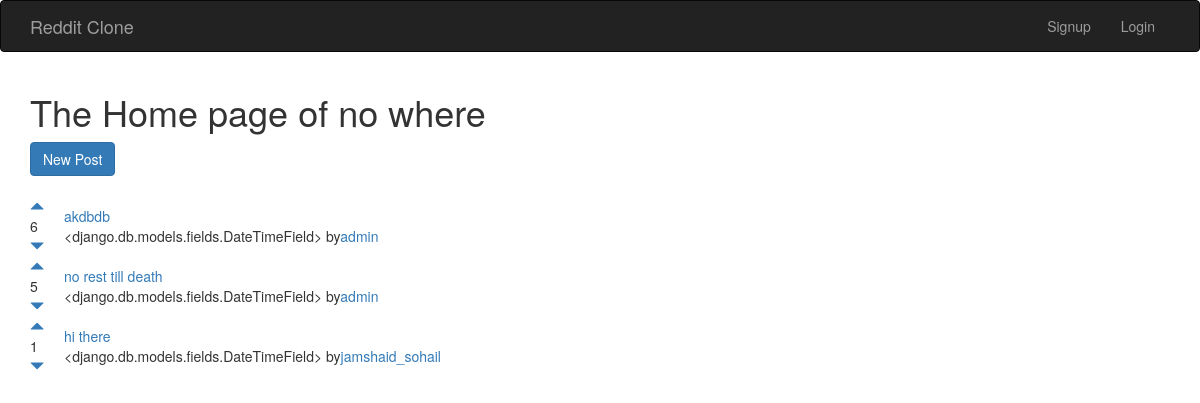
The page / on the database its author committed.
### posts/models.py (models this page shows)
class Post(models.Model):
    title = models.CharField(max_length=200)
    url = models.TextField()
    pub_date = models.DateTimeField
    author = models.ForeignKey(User)
    votes_total = models.IntegerField(default = 1)

### posts/views.py (the view)
# urls.py: url(r'^$',views.home, name="home")
def home(request):
    posts = models.Post.objects.order_by('-votes_total')
    return render(request, 'posts/home.html', {'posts': posts})

### posts/templates/posts/home.html (shortened to what this page needs)
<!DOCTYPE html>
<html lang="en">
<head>
</head>
<body>
{% extends 'base.html' %}
{% block content %}
<h1>The Home page of no where</h1>
<a class="btn btn-primary" href="{% url 'posts:create' %}">New Post</a>
<br/>
<br/>
{% for post in posts.all %}
    <table>
    <tr>
        <td style = "padding-right: 20px;"><a href="#" onClick="document.getElementById('upvote{{ post.id }}').submit()"><span class = "glyphicon glyphicon-triangle-top" aria-hidden = "true"></span></a><br/>{{ post.votes_total }}<br/><a href="#" onClick="document.getElementById('downvote{{ post.id }}').submit()"><span class = "glyphicon glyphicon-triangle-bottom" aria-hidden = "true"></span></a></td>
        <td><a href="{{ post.url }}">{{ post.title }}</a><br/>{{ post.pub_date }} by<a href = "{% url 'posts:userposts' post.author.id %}">{{ post.author.username }}</a></td>
    </tr>
    </table>
{% endfor %}
</body>
{% endblock %}

### templates/base.html (shortened to what this page needs)
<!DOCTYPE html>
<html lang="en">
<head>
   <link rel="stylesheet" href="https://maxcdn.bootstrapcdn.com/bootstrap/3.3.7/css/bootstrap.min.css"
>
</head>
<body>
<nav class="navbar navbar-inverse">
    <div class="container">
        <div class="navbar-header">
            <a class="navbar-brand" href="{% url 'home' %}">Reddit Clone</a>
        </div>
        <div class="collapse navbar-collapse" id="mynav">
            <ul class="nav navbar-nav navbar-right">
                {% if user.is_authenticated %}
                <li><a href="#" onClick="document.getElementById('logout').submit()">Logout</a></li>
                    <form id = "logout" method="post" action="{% url 'accounts:logout' %}">
                    {% csrf_token %}
                    <input type="hidden" />
                    </form>
                    {% else %}
                    <li><a href="{% url 'accounts:signup' %}">Signup</a></li>
                    <li><a href="{% url 'accounts:login' %}">Login</a></li>
                {% endif %}
            </ul>
        </div>
    </div>
</nav>
<div class="container">
    {% block content %}
    {% endblock %}
</body>
</html>

### rows shown on the page
Post: votes_total "6", title "akdbdb", pub_date "<django.db.models.fields.DateTimeField>", author.username "admin"
Post: votes_total "5", title "no rest till death", pub_date "<django.db.models.fields.DateTimeField>", author.username "admin"
Post: votes_total "1", title "hi there", pub_date "<django.db.models.fields.DateTimeField>", author.username "jamshaid_sohail"
